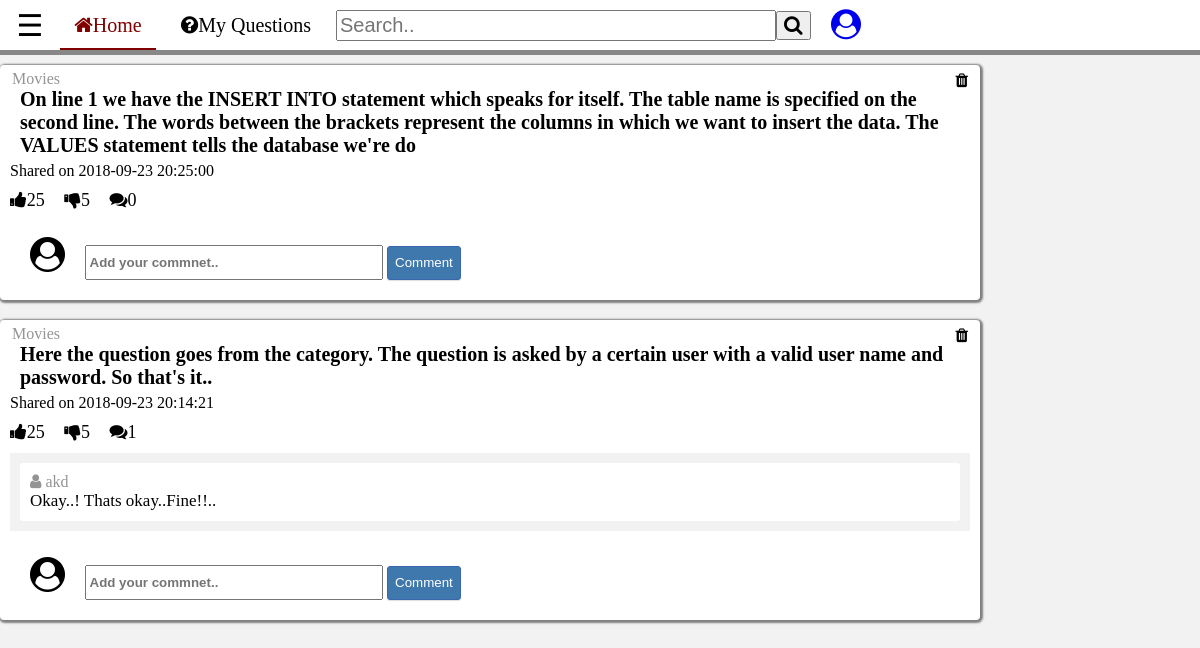
Screenshot of /myques.php (signed in) with the database file from the repository.
### tables this page shows
CREATE TABLE `categories` (
  `cat_id` int(8) NOT NULL,
  `cat_name` varchar(255) NOT NULL,
  `cat_description` varchar(255) NOT NULL
);

CREATE TABLE `topics` (
  `topic_id` int(8) NOT NULL,
  `topic_subject` text NOT NULL,
  `topic_date` datetime NOT NULL,
  `topic_cat` int(8) NOT NULL,
  `topic_by` int(8) NOT NULL
);

CREATE TABLE `replies` (
  `reply_id` int(8) NOT NULL,
  `reply_content` text NOT NULL,
  `reply_date` datetime NOT NULL,
  `reply_topic` int(8) NOT NULL,
  `reply_by` int(8) NOT NULL
);

CREATE TABLE `users` (
  `user_id` int(255) NOT NULL,
  `user_name` varchar(255) NOT NULL,
  `user_pass` varchar(255) NOT NULL,
  `user_email` varchar(255) NOT NULL,
  `user_date` datetime NOT NULL,
  `user_level` int(11) NOT NULL,
  `first_name` varchar(255) NOT NULL,
  `last_name` varchar(255) NOT NULL,
  `ph_no` varchar(255) NOT NULL
);

### myques.php (the view)
<?php
	include 'header.php';
	include 'connect.php';
	$userid = $_SESSION['user_id'];
?>
		<?php
			$qry = mysqli_query($con,"SELECT * FROM topics WHERE topic_by='$userid' ORDER BY topic_id DESC");
			while($res = mysqli_fetch_assoc($qry)){?>
		<div class="feed-post" id="feed-post">
			<div class="feed-post-cat">
				<span class="post-cat-name">
					<?php
						$top_cat = $res['topic_cat'];
						$topcat = mysqli_query($con,"SELECT * FROM categories WHERE cat_id ='$top_cat'");
						while($restopcat = mysqli_fetch_assoc($topcat)){
							echo $restopcat['cat_name'];
						}
					?>
				</span>
				<span class="post-dismiss"><i class="fa fa-trash"></i></span>
			</div>
			<div class="feed-post-ques">
				<?php echo $res['topic_subject']; ?>
			</div>
			<div class="feed-post-by">
				<span class="post-date">Shared on <?php echo $res['topic_date']; ?></span>
			</div>
			<?php
				$topicid = $res['topic_id'];
				$rplysql = "SELECT * FROM replies WHERE reply_topic='$topicid'";
				$rplyqry = mysqli_query($con,$rplysql);
				$cmntcount = mysqli_num_rows($rplyqry);
				?>
			<div class="post-like">
				<span class="pl fa fa-thumbs-up">25</span>
				<span class="pl fa fa-thumbs-down">5</span>
				<span class="pl fa fa-comments"><?php echo $cmntcount; ?></span>
			</div>
			<?php while($resrply = mysqli_fetch_assoc($rplyqry)){ ?>
			<div class="cmnts-done-wrapper">
				<div class="cmnt-done">
					<div class="name-cmnter"><i class="fa fa-user"></i>
						<?php
							$rplyusr = $resrply['reply_by'];
							$rplyby = mysqli_query($con,"SELECT * FROM users WHERE user_id='$rplyusr'");
							while($resrplyby = mysqli_fetch_assoc($rplyby)){
							echo $resrplyby['user_name'];
							}
						?>
						</div>
					<div class="cmnter-cntnt"><?php echo $resrply['reply_content']; ?></div>
				</div>
			</div>
			<?php } ?>
			<div class="post-cmnt-section">
					<span class="my-icon"><i class="fa fa-user-circle"></i></span>
					<span class="cmnt-box">
						<input type="text" placeholder="Add your commnet.." class="cmnt-place">
						<button type="submit" class="cmnt-reply-btn">Comment</button>
					</span>
			</div>
		</div>
	<?php }
	?>
<?php
include 'footer.php';
?>

### style.css (style rules this page uses)
body { margin: 0px; padding: 0px; background-color: #f2f2f2; }
.feed-post { width: 80%; margin: 0px; margin-bottom: 20px; padding-top: 5px; padding-left: 10px; padding-right: 10px; background-color: #ffffff; border-radius: 4px; box-shadow: 1px 1px 2px 2px gray; }
.feed-post-cat { width: 100%; text-align: left; }
.post-cat-name { color: #949494; margin: 2px; }
.post-dismiss { color: inherit; height: 100%; margin: 2px; float: right; }
.feed-post-ques { width: 100%; margin-bottom: 5px; padding-left: 10px; padding-right: 10px; color: black; text-align: left; font-weight: 700; font-family: Georgia; font-size: 20px; }
.feed-post-by { text-align: left; font-size: 16px; margin-bottom: 10px; font-weight: 400; font-family: Times New Roman; }
.post-like { text-align: left; font-size: 18px; margin-bottom: 10px; }
.pl { margin-right: 15px; }
.cmnts-done-wrapper { display: non e; background-color: #f2f2f2; padding: 10px; padding-bottom: 5px; margin-bottom: 10px; }
.cmnt-done { padding: 10px; background-color: white; text-align: left; border-radius: 3px; margin-bottom: 5px; }
.name-cmnter { color: #949494; }
.cmnter-cntnt { font-size: 17px; }
.post-cmnt-section { text-align: left; width: 100%; padding: 15px; padding-bottom: 20px; padding-left: 20px; font-size: 18px; }
.cmnt-box { margin-left: 15px; }
.cmnt-place { width: 30%; padding: 3px; height: 25px; font-weight: 600; }
.cmnt-reply-btn { box-sizing: border-box; border-radius: 3px; box-shadow: 0 1px 1px 0 rgba(200,200,200,0.2); display: inline-block; font-weight: 500; outline: 0; padding: 3px 7px 4px 7px; text-align: center; text-decoration: none; cursor: pointer; background: #3e78ad; color: #fff; border: 1px solid #3a66ad; box-shadow: 0 1px 1px 0 rgba(200,200,200,0.6); height: 34px; }
.my-icon { font-size: 35px; }

### rows the page displays
topics: topic_subject "On line 1 we have the INSERT INTO statement which speaks for itself. The table name is specified on the second line. The words between the brackets represent the columns in which we want to insert the data. The VALUES statement tells the database we're do", topic_date "2018-09-23 20:25:00", cmntcount "0"
categories: cat_name "Movies"
topics: topic_subject "Here the question goes from the category. The question is asked by a certain user with a valid user name and password. So that's it..", topic_date "2018-09-23 20:14:21", cmntcount "1"
replies: reply_content "Okay..! Thats okay..Fine!!.."
users: user_name "akd"
